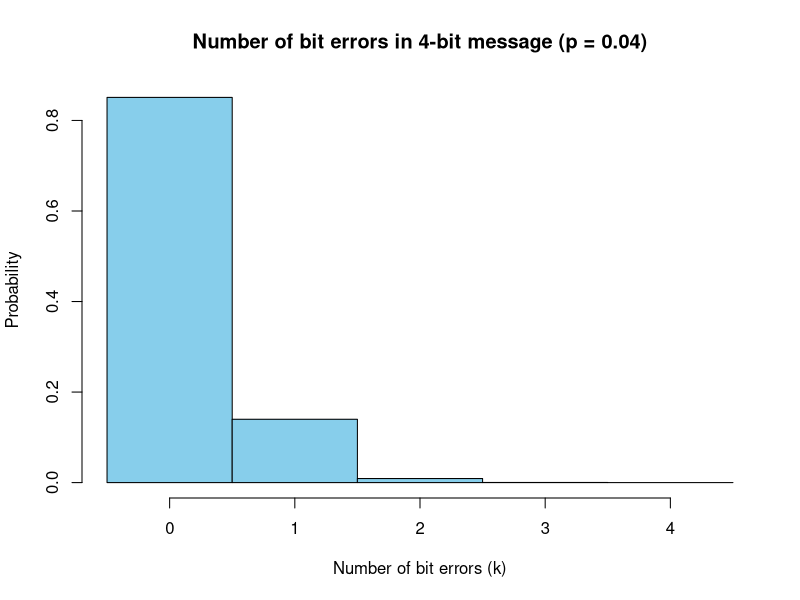
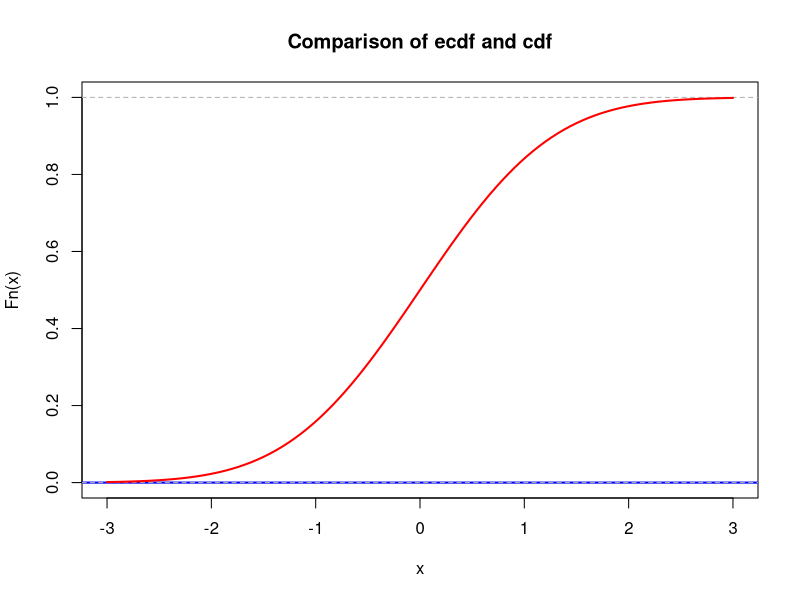
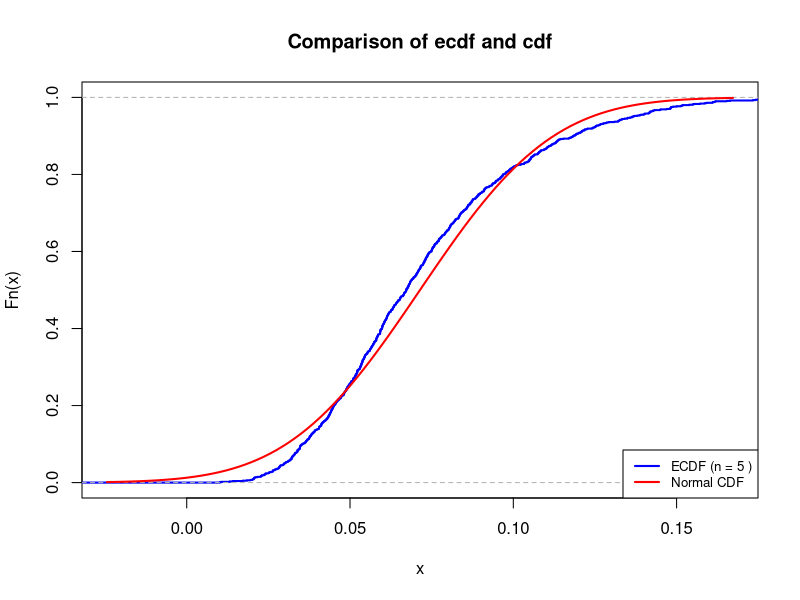
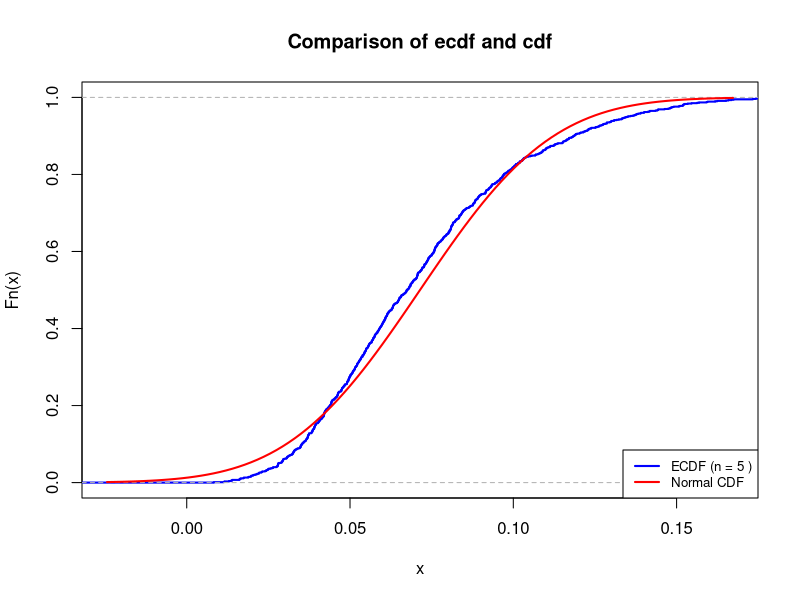
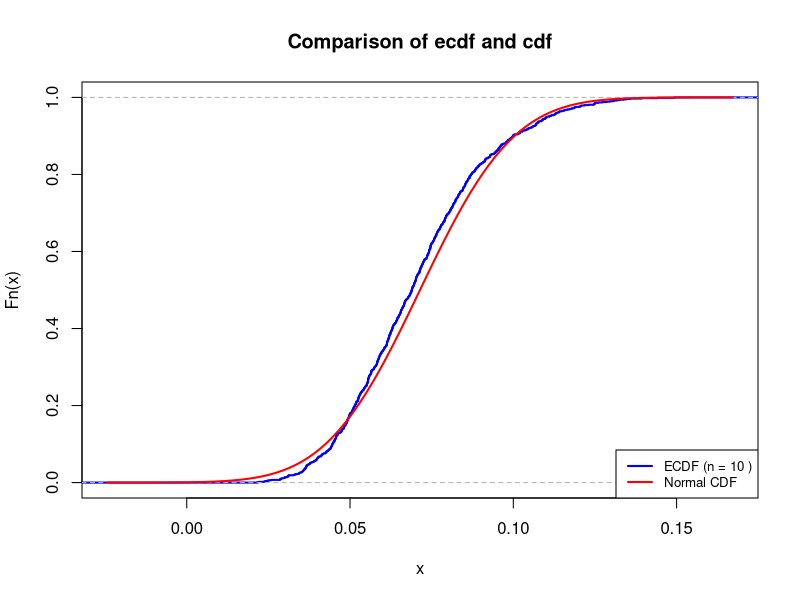
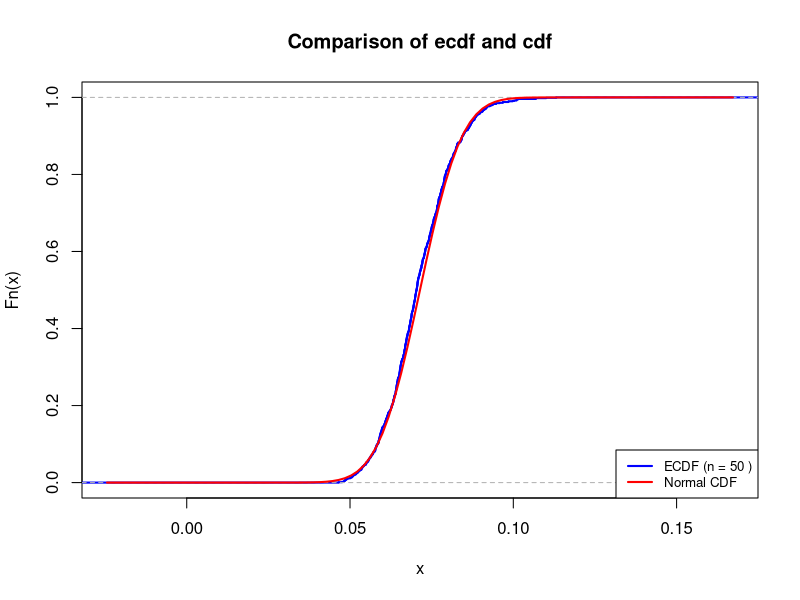
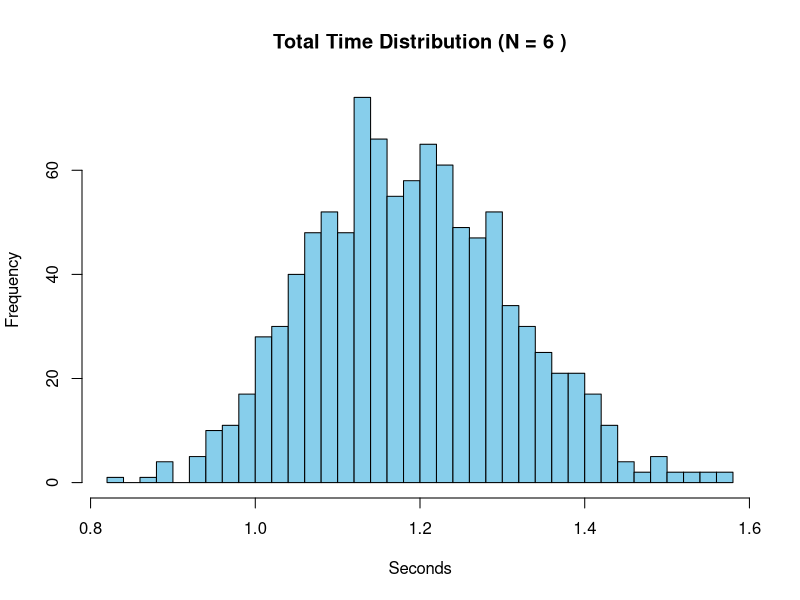
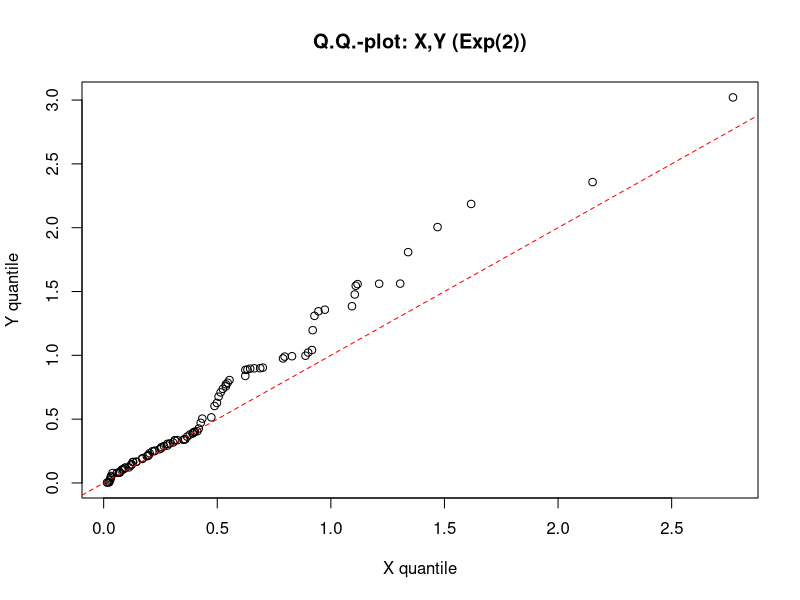

R code for these plots, in order:
## ---- chunk 1
# your team id number 
                          ###
id <- 4                  ### Change to the correct id!
                          ###
set.seed(id)
p <- id/100
# matrices G and H
G <- matrix(c(1, 1, 1, 0, 0, 0, 0,
		1, 0, 0, 1, 1, 0, 0,
		0, 1, 0, 1, 0, 1, 0,
		1, 1, 0, 1, 0, 0, 1), nrow = 4, byrow = TRUE)
H <- t(matrix(c(1, 0, 1, 0, 1, 0, 1,
		0, 1, 1, 0, 0, 1, 1,
		0, 0, 0, 1, 1, 1, 1), nrow = 3, byrow = TRUE))
cat("The matrix G is: \n") 
G  
cat("The matrix H is: \n") 
H
cat("The product GH must be zero: \n")
(G%*%H) %%2
## ---- chunk 2
# generate N messages

message_generator <- function(N) {
  matrix(sample(c(0,1), 4*N, replace = TRUE), nrow = N)
}  
messages <- message_generator(100)
codewords <- (messages %*% G) %% 2
## ---- chunk 3
N <- nrow(messages)
n_bits <- ncol(G)

# кожен біт пошкоджується незалежно з імовірністю p
errors <- matrix(rbinom(N * n_bits, 1, p), nrow = N, ncol = n_bits)

# накладаємо помилки на кодові слова (XOR по модулю 2)
received <- (codewords + errors) %% 2

# перевіримо перші кілька рядків
head(errors)
head(received)
## ---- chunk 4
# syndrome calculation
syndromes <- (received %*% H) %% 2

# all possible single-bit errors
error_patterns <- diag(7)

# синдроми для кожного з них
syndrome_table <- (error_patterns %*% H) %% 2

# додаємо випадок "нема помилки"
syndrome_table <- rbind(rep(0,3), syndrome_table)

corrected <- received  # створюємо копію для виправлення

for (i in 1:nrow(received)) {
  s <- syndromes[i, ]
  # знаходимо індекс рядка в syndrome_table, який збігається з s
  match_idx <- which(apply(syndrome_table, 1, function(row) all(row == s))) - 1
  if (length(match_idx) == 1 && match_idx > 0) {
    # flip the corresponding bit
    corrected[i, match_idx] <- (corrected[i, match_idx] + 1) %% 2
  }
}

decoded <- corrected[, 1:4]

# обудова таблиці всіх кодових слів (16 можливих)
all_msgs <- as.matrix(expand.grid(0:1, 0:1, 0:1, 0:1))
all_code <- (all_msgs %*% G) %% 2

# допоміжна функція: робить рядок "0101010" для порівняння
key <- function(M) apply(M, 1, paste0, collapse = "")

# створюємо "словник" кодових слів -> повідомлень
dict_keys <- key(all_code)

# --- після виправлення помилок ---
recv_keys <- key(corrected)
idx <- match(recv_keys, dict_keys)

# декодовані повідомлення за знайденими індексами
decoded <- all_msgs[idx, , drop = FALSE]

success <- rowSums(decoded == messages) == 4
p_hat <- mean(success)
cat("Estimated probability of correct transmission (p_hat):", p_hat, "\n")

## ---- chunk 5
N <- nrow(messages)                           # кількість симуляцій
SE <- sqrt(p_hat * (1 - p_hat) / N)           # стандартна похибка
epsilon <- 1.96 * SE                          # напівдовжина 95% ДІ
CI <- c(p_hat - epsilon, p_hat + epsilon)

cat(sprintf("p_hat = %.5f\n", p_hat))
cat(sprintf("SE     = %.6f\n", SE))
cat(sprintf("95%% CI = (%.5f, %.5f)\n", CI[1], CI[2]))

## ---- chunk 6
eps_target <- 0.03

# плагін-оцінка за поточним p_hat
N <- ceiling( (1.96^2 * p_hat * (1 - p_hat)) / eps_target^2 )

cat(sprintf("N >= %d\n", N))

## ---- chunk 7
id <- 4
set.seed(id)
p <- id / 100
N <- 100000

errors <- matrix(rbinom(N * 4, 1, p), nrow = N, ncol = 4)
k <- rowSums(errors)

hist(k,
     breaks = seq(-0.5, 4.5, 1),
     freq = FALSE,
     col = "skyblue",
     border = "black",
     main = sprintf("Number of bit errors in 4-bit message (p = %.2f)", p),
     xlab = "Number of bit errors (k)",
     ylab = "Probability")

k_vals <- 0:4
theoretical <- dbinom(k_vals, size = 4, prob = p)


## ---- chunk 8
lambda <- 1  # change this!
N <- 100     # change this!
mu <- N * lambda
K <- 1e3
n <- 5
sample_means <- colMeans(matrix(rpois(n*K, lambda = mu), nrow=n))
## ---- chunk 9
mu <- 0       # change this!
sigma <- 1    # change this!
## ---- chunk 10
xlims <- c(mu-3*sigma,mu+3*sigma)
Fs <- ecdf(sample_means)
plot(Fs, 
     xlim = xlims, 
     ylim = c(0,1),
     col = "blue",
     lwd = 2,
     main = "Comparison of ecdf and cdf")
curve(pnorm(x, mean = mu, sd = sigma), col = "red", lwd = 2, add = TRUE)
## ---- chunk 11
nu1 <- 14
K <- 1e3
n <- 5 # -10, 50
sample_means <- colMeans(matrix(rexp(n*K, rate = nu1), nrow=n))
## ---- chunk 12
mu <- 1/nu1 #teoretical
sigma <- 1/(sqrt(n)*nu1) # var(sample mean)
## ---- chunk 13
xlims <- c(mu-3*sigma,mu+3*sigma) # 99.7% of data in mu +- 3sigma in normal dist.

Fs <- ecdf(sample_means)
plot(Fs, 
     xlim = xlims, 
     col = "blue",
     lwd = 2,
     main = "Comparison of ecdf and cdf")

curve(pnorm(x, mean = mu, sd = sigma), col = "red", lwd = 2, add = TRUE)

legend("bottomright", 
       legend = c(paste("ECDF (n =", n, ")"), "Normal CDF"), 
       col = c("blue", "red"), 
       lwd = 2, 
       cex = 0.8)
## ---- chunk 14
max_diff <- max(abs(Fs(sample_means)-pnorm(sample_means, mean = mu, sd = sigma)))
cat("For n =", N, "maximal difference between the two c.d.f.'s =", max_diff)
## ---- chunk 15
n_vals <- c(5, 10, 50)
for (n in n_vals) {
  sample_means <- colMeans(matrix(rexp(n*K, rate = nu1), nrow=n))
  mu <- 1/nu1 #teoretical
  sigma <- 1/(sqrt(n)*nu1) # var(sample mean)
  Fs <- ecdf(sample_means)
  plot(Fs, 
       xlim = xlims, 
       col = "blue",
       lwd = 2,
       main = "Comparison of ecdf and cdf")
  
  curve(pnorm(x, mean = mu, sd = sigma), col = "red", lwd = 2, add = TRUE)
  
  legend("bottomright", 
         legend = c(paste("ECDF (n =", n, ")"), "Normal CDF"), 
         col = c("blue", "red"), 
         lwd = 2, 
         cex = 0.8)
}
## ---- chunk 16
desired <- 0.95
curr_des <- 1 - desired # 0.05
max_clicks <- 100
# nu1 = 14 reminder

# Markov
N_markov <- floor(max_clicks*curr_des /nu1)
cat("Markov: N <=", N_markov, "\n")

# Chernoff
N_chernoff <- 0
for (n in 1:200) {
  curr <- nu1*n
  bound <- exp(-curr + max_clicks*log(curr/max_clicks) + max_clicks - lambda)
  if (bound <= curr_des) {
    N_chernoff <- n
  }
  else {
    break
  }
}
cat("Chernoff: N <=", N_chernoff, "\n")

# CLT
N_clt <- 0
for (n in 1:200) {
  curr <- nu1*n
  prob <- pnorm((max_clicks-curr)/sqrt(curr))
  if (prob >= desired) {
    N_clt <- n
  }
  else {
    break
  }
}
cat("CLT: N <=", N_clt, "\n")

#Predicted
N_pred <- 6 
nu <- nu1*N_pred

S_samples <- replicate(K, sum(rexp(max_clicks, rate = nu)))

hist(S_samples, breaks = 30, col = "skyblue",
     main = paste("Total Time Distribution (N =", N_pred, ")"),
     xlab = "Seconds")

safe_prob <- mean(S_samples <= 100) # should be >= 0.95
cat("Probability the location is safe: P =", round(safe_prob, 4), "\n")
## ---- chunk 17
set.seed(4)
mu <- 4
sigma <- sqrt(2*4 + 7)
N <- 100

X <- rnorm(N, mean = mu, sd = sigma)
Y <- 1/X
one_over_X_ <- 1/mean(X)
Y_ <- mean(Y)

cat("1 / mean(X)", one_over_X_, "\n")
cat("mean(Y):", Y_, "\n")
## ---- chunk 18
lambda <- 2
N <- 100

set.seed(4)
#X,Y - i.i.d. r.v. with Exp(2)
X <- rexp(N, rate = lambda)
Y <- rexp(N, rate = lambda)
Z <- log(X) + 5

# Q.Q.-plot X,Y
qqplot(X, Y, main = "Q.Q.-plot: X,Y (Exp(2))", xlab = "X quantile", ylab = "Y quantile")
abline(0, 1, col = "red", lty = 2)

# Scatterplot X,Y
plot(X, Y, main = "Scatterplot: X,Y", xlab = "X", ylab = "Y")
abline(0, 1, col = "red", lty = 2)

# Q.Q.-plot X,Z
qqplot(X, Z, main = "Q.Q.-plot X,Z", xlab = "X quantile", ylab = "Y quantile")
curve(log(x) + 5, from = min(X), to = max(X), add = TRUE, col = "red", lty = 2)

# Scatterplot X,Z
plot(X, Z, main = "Scatterplot X,Z", xlab = "X", ylab = "Z")
curve(log(x) + 5, from = min(X), to = max(X), add = TRUE, col = "red", lty = 2)
## ---- chunk 19
N <- 100
set.seed(4)
X <- rbinom(N, size = 3, prob=0.5)

teor_exp_x <- 3*0.5
teor_var_x <- 3*0.5*(1-0.5)
cat("Teoretical Expectation of X =", teor_exp_x, "\n")
cat("Teoretical Variance of X =", teor_var_x, "\n\n")

sample_mean_x <- mean(X)
sample_var_X <- var(X)
cat("Sample mean of X =", sample_mean_x, "\n")
cat("Sample variance of X =", sample_var_X, "\n")
## ---- chunk 20
Y <- 0.5*X - 1


teor_exp_y <- 0.5*teor_exp_x -1
teor_var_y <- 0.5^2 *teor_var_x
cat("Teoretical Expectation of Y =", teor_exp_y, "\n")
cat("Teoretical Variance of Y =", teor_var_y, "\n\n")

sample_mean_y <- mean(Y)
sample_var_y <- var(Y)
cat("Sample mean of Y =", sample_mean_y, "\n")
cat("Sample variance of Y =", sample_var_y, "\n")
